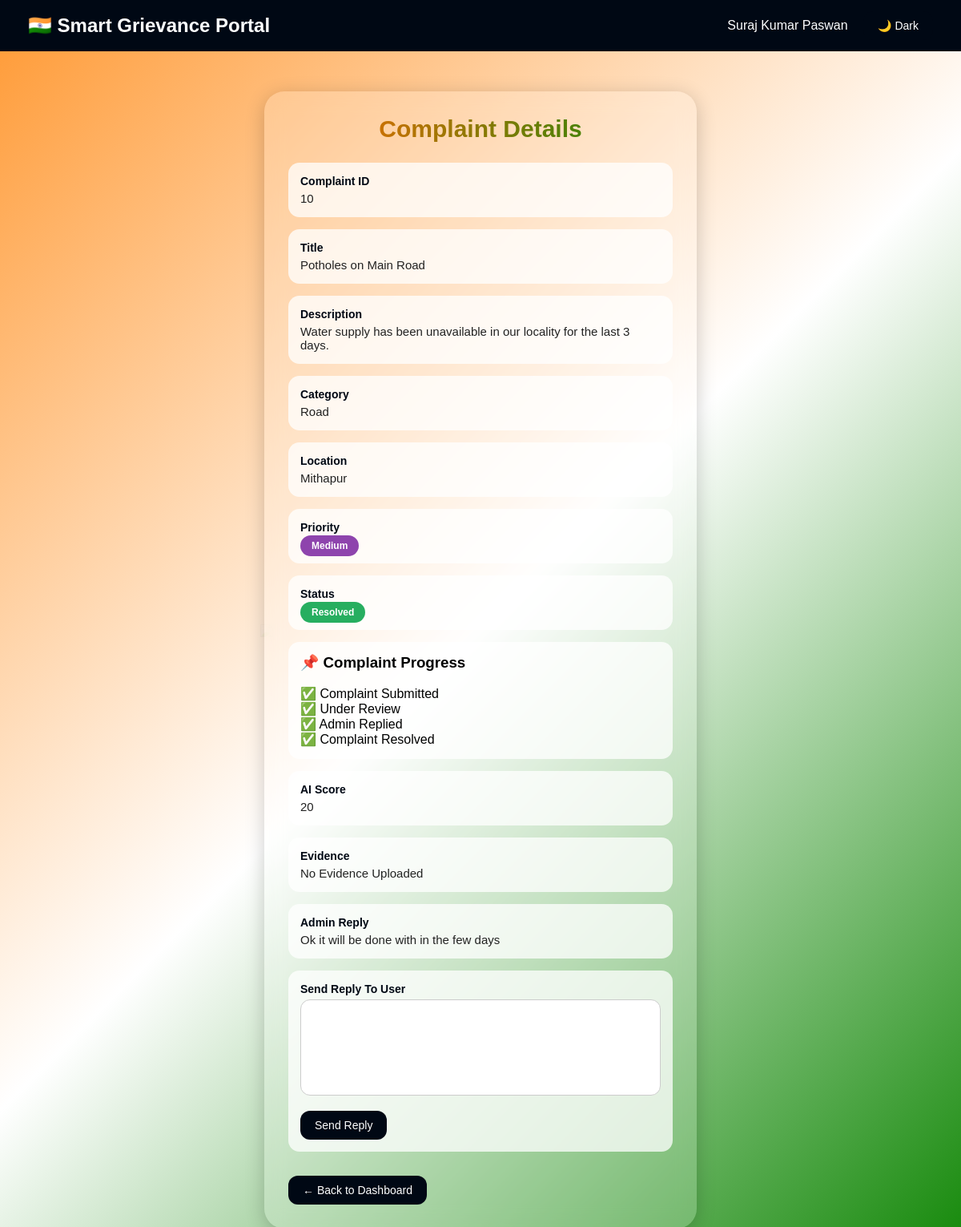
/view/10 (signed in), run on the app's committed database.
### tables this page shows
CREATE TABLE complaints (
            id INTEGER PRIMARY KEY AUTOINCREMENT,
            user_name TEXT NOT NULL,
            title TEXT NOT NULL,
            description TEXT NOT NULL,
            category TEXT NOT NULL,
            priority TEXT DEFAULT 'Medium',
            status TEXT DEFAULT 'Pending',
            ai_score INTEGER DEFAULT 0,
            created_at TEXT DEFAULT CURRENT_TIMESTAMP
        , location TEXT, evidence TEXT, reply TEXT, tracking_id TEXT);

### app.py (the view, shortened to what this page needs)
@app.route("/view/<int:id>", methods=["GET", "POST"])
def view_complaint(id):
    if "user" not in session:
        return redirect(url_for("login"))
    with get_db_connection() as conn:
        complaint = conn.execute(
            "SELECT * FROM complaints WHERE id=?",
            (id,)
        ).fetchone()
    return render_template(
        "view_complaint.html",
        complaint=complaint
    )

### app.py (called while the page is built)
def get_db_connection():
    conn = sqlite3.connect(DATABASE)
    conn.row_factory = sqlite3.Row
    return conn

### templates/view_complaint.html (shortened to what this page needs)
<!DOCTYPE html>
<html lang="en">
<head>
</head>
<body>
<img src="{{ url_for('static', filename='ashoka.png') }}" class="chakra">
<div class="navbar">
<div class="logo">
🇮🇳 Smart Grievance Portal
</div>
<div>
{{ session['user'] }}
<button
id="darkModeBtn"
class="btn"
style="margin-left:15px; margin-top:0;">
🌙 Dark
</button>
</div>
</div>
<div class="container">
<div class="card">
<div class="heading">
Complaint Details
</div>
<div class="detail-box">
<div class="label">Complaint ID</div>
<div class="value">{{ complaint.id }}</div>
</div>
<div class="detail-box">
<div class="label">Title</div>
<div class="value">{{ complaint.title }}</div>
</div>
<div class="detail-box">
<div class="label">Description</div>
<div class="value">{{ complaint.description }}</div>
</div>
<div class="detail-box">
<div class="label">Category</div>
<div class="value">{{ complaint.category }}</div>
</div>
<div class="detail-box">
<div class="label">Location</div>
<div class="value">
{{ complaint.location if complaint.location else "Not Provided" }}
</div>
</div>
<div class="detail-box">
<div class="label">Priority</div>
<div class="value">
{% if complaint.priority == "Low" %}
<span class="badge low">Low</span>
{% elif complaint.priority == "Medium" %}
<span class="badge medium">Medium</span>
{% else %}
<span class="badge high">High</span>
{% endif %}
</div>
</div>
<div class="detail-box">
<div class="label">Status</div>
<div class="value">
{% if complaint.status == "Pending" %}
<span class="badge pending">Pending</span>
{% else %}
<span class="badge resolved">Resolved</span>
{% endif %}
</div>
</div>
<div class="detail-box">
<h3>📌 Complaint Progress</h3>
<br>
<p>✅ Complaint Submitted</p>
{% if complaint.status == "Pending" or complaint.status == "Resolved" %}
<p>✅ Under Review</p>
{% endif %}
{% if complaint.reply %}
<p>✅ Admin Replied</p>
{% else %}
<p>⏳ Waiting for Admin Reply</p>
{% endif %}
{% if complaint.status == "Resolved" %}
<p>✅ Complaint Resolved</p>
{% else %}
<p>⏳ Resolution Pending</p>
{% endif %}
</div>
<div class="detail-box">
<div class="label">AI Score</div>
<div class="value">{{ complaint.ai_score }}</div>
</div>
<div class="detail-box">
<div class="label">Evidence</div>
<div class="value">
{% if complaint.evidence %}
<a
href="{{ url_for('static', filename='uploads/' + complaint.evidence) }}"
target="_blank"
class="btn">
📎 View Evidence
</a>
{% else %}
No Evidence Uploaded
{% endif %}
</div>
</div>
<div class="detail-box">
<div class="label">Admin Reply</div>
<div class="value">
{% if complaint.reply %}
{{ complaint.reply }}
{% else %}
No Reply Yet
{% endif %}
</div>
</div>
{% if session["role"] == "admin" %}
<div class="detail-box">
<form method="POST">
<div class="label">
Send Reply To User
</div>
<textarea
name="reply"
class="reply-box"
required></textarea>
<button
type="submit"
class="btn">
Send Reply
</button>
</form>
</div>
{% endif %}
<a href="{{ url_for('user_dashboard') }}" class="btn">
← Back to Dashboard
</a>
</div>
</div>
</body>
</html>

### templates/view_complaint.html (style rules this page uses)
* { margin:0; padding:0; box-sizing:border-box; font-family:Arial; }
body { min-height:100vh; background:linear-gradient( 135deg, #ff9933, white, #138808 ); overflow:auto; padding-bottom:40px; }
.chakra { position:fixed; top:50%; left:50%; transform:translate(-50%,-50%); width:550px; opacity:0.06; animation:spin 40s linear infinite; z-index:-1; }
.navbar { background:#000814; color:white; padding:14px 35px; display:flex; justify-content:space-between; align-items:center; }
.logo { font-size:24px; font-weight:bold; }
.container { width:45%; margin:auto; margin-top:50px; }
.card { background:rgba(255,255,255,0.2); backdrop-filter:blur(12px); padding:30px; border-radius:25px; box-shadow:0 5px 25px rgba(0,0,0,0.2); }
.heading { text-align:center; font-size:30px; font-weight:bold; margin-bottom:25px; background:linear-gradient( to right, #ff6a00, #138808 ); -webkit-background-clip:text; -webkit-text-fill-color:transparent; }
.detail-box { background:rgba(255,255,255,0.75); padding:15px; border-radius:14px; margin-bottom:15px; }
.label { font-size:14px; font-weight:bold; color:#000814; margin-bottom:5px; }
.value { font-size:15px; color:#222; }
.badge { padding:6px 14px; border-radius:20px; color:white; font-size:12px; font-weight:bold; }
.resolved { background:#27ae60; }
.medium { background:#8e44ad; }
.btn { display:inline-block; margin-top:15px; padding:10px 18px; background:#000814; color:white; text-decoration:none; border-radius:12px; font-size:14px; transition:0.3s; border:none; cursor:pointer; }
.reply-box { width:100%; height:120px; padding:12px; border-radius:12px; border:1px solid #ccc; resize:none; }

### data on the page
complaints: id "10", title "Potholes on Main Road", description "Water supply has been unavailable in our locality for the last 3 days.", category "Road", location "Mithapur", ai_score "20", reply "Ok it will be done with in the few days"

### other printed values
{{ session['user'] }} "Suraj Kumar Paswan"
